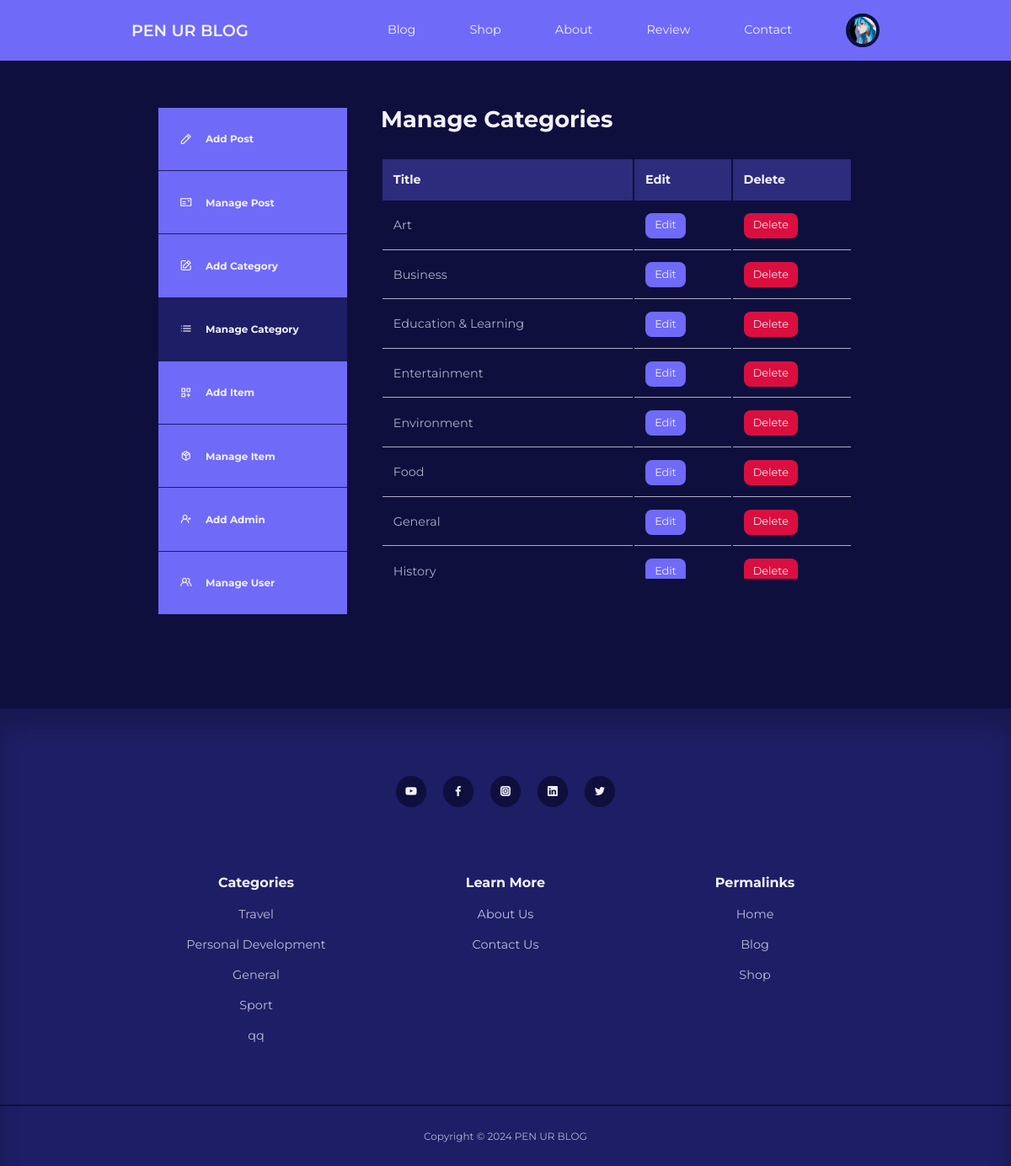
The app's page /blog/admin/manage-categories.php (signed in) with its own data.
### tables this page shows
CREATE TABLE `users` (
  `id` int(11) UNSIGNED NOT NULL,
  `username` varchar(50) NOT NULL,
  `email` varchar(100) NOT NULL,
  `password` varchar(255) NOT NULL,
  `avatar` varchar(255) NOT NULL,
  `is_admin` tinyint(1) NOT NULL,
  `bio` varchar(255) NOT NULL,
  `reset_token_hash` varchar(64) DEFAULT NULL,
  `reset_token_expires_at` datetime DEFAULT NULL
);

CREATE TABLE `categories` (
  `id` int(11) UNSIGNED NOT NULL,
  `title` varchar(50) NOT NULL,
  `description` text NOT NULL
);

### blog/admin/partials/header.php (called while the page is built, shortened)
<?php
require '../partials/header.php';

### blog/admin/manage-categories.php (the view, shortened to what this page needs)
<?php
include 'partials/header.php';
$query = "SELECT * FROM categories ORDER BY title";
$categories = mysqli_query($connection, $query);
?>
<section class="dashboard">
    <div class="container dashboard__container">
        <aside>
            <ul>
                <li>
                    <a href="add-post.php"><i class="uil uil-pen"></i>
                    <h5>Add Post</h5>
                    </a>
                </li>
                <li>
                    <a href="index.php"><i class="uil uil-postcard"></i>
                    <h5>Manage Post</h5>
                    </a>
                </li>
                <li>
                    <a href="add-category.php"><i class="uil uil-edit"></i>
                    <h5>Add Category</h5>
                    </a>
                </li>
                <?php if (isset($_SESSION['user_is_admin'])) : ?>
                    <li>
                        <a href="manage-categories.php" class="active"><i class="uil uil-list-ul"></i>
                        <h5>Manage Category</h5>
                        </a>
                    </li>
                    <li>
                        <a href="add-item.php"><i class="uil uil-create-dashboard"></i>
                        <h5>Add Item</h5>
                        </a>
                    </li>
                    <li>
                        <a href="manage-item.php"><i class="uil uil-box"></i>
                        <h5>Manage Item</h5>
                        </a>
                    </li>
                    <li>
                        <a href="add-user.php"><i class="uil uil-user-plus"></i>
                        <h5>Add Admin</h5>
                        </a>
                    </li>
                    <li>
                        <a href="manage-users.php"><i class="uil uil-users-alt"></i>
                        <h5>Manage User</h5>
                        </a>
                    </li>
                <?php endif ?>
            </ul>
        </aside>
        <main>
            <h2>Manage Categories</h2>
            <?php if (mysqli_num_rows($categories) > 0) : ?>
                <div class="scroll_table">
                    <table>
                        <thead>
                            <tr>
                                <th>Title</th>
                                <th>Edit</th>
                                <th>Delete</th>
                            </tr>
                        </thead>
                        <tbody>
                            <?php while ($category = mysqli_fetch_assoc($categories)) : ?>
                                <tr>
                                    <td><?= $category['title'] ?></td>
                                    <td><a href="<?= ROOT_URL ?>admin/edit-category.php?id=<?= $category['id'] ?>" class="btn sm">Edit</a></td>
                                    <td><a href="<?= ROOT_URL ?>admin/delete-category.php?id=<?= $category['id'] ?>" class="btn sm danger">Delete</a></td>
                                </tr>
                            <?php endwhile ?>
                        </tbody>
                    </table>
                </div>
            <?php else : ?>
                <div class="alert__message error"><?= "No categories found" ?></div>
            <?php endif ?>
        </main>
    </div>
</section>
<?php
include '../partials/footer.php';
?>

### blog/partials/header.php (shortened to what this page needs)
<?php
require 'config/database.php';
if (isset($_SESSION['user-id'])) {
    $id = filter_var($_SESSION['user-id'], FILTER_SANITIZE_NUMBER_INT);
    $query = "SELECT * FROM users WHERE id=$id";
    $result = mysqli_query($connection, $query);
    $user = mysqli_fetch_assoc($result);
}
?>
<!DOCTYPE html>
<html lang="en">
<head>
    <link rel="stylesheet" href="<?= ROOT_URL ?>css/style.css">
    <link rel="stylesheet" href="https://unicons.iconscout.com/release/v4.0.0/css/line.css">
</head>
<body>
    <nav>
        <div class="container nav__container">
            <a href="<?= ROOT_URL ?>" class="nav__logo">PEN UR BLOG</a>
            <ul class="nav__items">
                <li><a href="<?= ROOT_URL ?>blog.php">Blog</a></li>
                <li><a href="<?= ROOT_URL ?>shop.php">Shop</a></li>
                <li><a href="<?= ROOT_URL ?>about.php">About</a></li>
                <li><a href="<?= ROOT_URL ?>review.php">Review</a></li>
                <li><a href="<?= ROOT_URL ?>contact.php">Contact</a></li>
                <?php if (isset($_SESSION['user-id'])) : ?>
                    <li class="nav__profile">
                        <div class="avatar">
                            <img src="<?= ROOT_URL . 'images/' . $user['avatar'] ?>">
                        </div>
                    </li>
                <?php else : ?>
                    <li><a href="<?= ROOT_URL ?>signin.php">LogIn</a></li>
                <?php endif ?>
            </ul>
        </div>
    </nav>

### blog/partials/footer.php (shortened to what this page needs)
<?php
$category_query = "SELECT * FROM categories ORDER BY RAND() LIMIT 5";
$category_result = mysqli_query($connection, $category_query);
?>
<footer>
        <div class="footer__socials">
            <a href="https://youtube.com/egatortutorials" target="_blank"><i class="uil uil-youtube"></i></a>
            <a href="https://facebook.com" target="_blank"><i class="uil uil-facebook-f"></i></a>
            <a href="https://instagram.com" target="_blank"><i class="uil uil-instagram-alt"></i></a>
            <a href="https://linkedin.com" target="_blank"><i class="uil uil-linkedin"></i></a>
            <a href="https://twitter.com" target="_blank"><i class="uil uil-twitter"></i></a>
        </div>
        <div class="container footer__container">
            <article>
                <h4>Categories</h4>
                <ul>
                    <?php while ($category = mysqli_fetch_assoc($category_result)): ?>
                        <li><a href="<?= ROOT_URL ?>category-posts.php?id=<?= $category['id'] ?>"><?= $category['title']     ?></a></li>
                    <?php endwhile ?>
                </ul>
            </article>
            <article>
                <h4>Learn More</h4>
                <ul>
                    <li><a href="about.php">About Us</a></li>
                    <li><a href="contact.php">Contact Us</a></li>
                </ul>
            </article>
            <article>
                <h4>Permalinks</h4>
                <ul>
                    <li><a href="index.php">Home</a></li>
                    <li><a href="blog.php">Blog</a></li>
                    <li><a href="shop.php">Shop</a></li>
                </ul>
            </article>
        </div>
        <div class="footer__copyright">
            <small>Copyright &copy; 2024 PEN UR BLOG</small>
        </div>
    </footer>
</body>
</html>

### blog/css/style.css (style rules this page uses)
:root { --color-primary: #6f6af8; --color-primary-light: hsl(242, 91%, 69%, 18%); --color-primary-variant: #5854c7; --color-red: #da0f3f; --color-red-light: hsl(346, 87%, 46%, 15%); --color-green: #00c476; --color-green-light: hsl(156, 100%, 38%, 15%); --color-gray-900: #1e1e66; --color-gray-700: #2d2b7c; --color-gray-300: rgba(242, 242, 254, 0.3); --color-gray-200: rgba(242, 242, 254, 0.7); --color-white: #f2f2fe; --color-bg: #0f0f3e; --transition: all 300ms ease; --container-width-lg: 74%; --container-width-md: 88%; --form-width: 40%; --card-border-radius-1: 0.3rem; --card-border-radius-2: 0.5rem; --card-border-radius-3: 0.8rem; --card-border-radius-4: 2rem; --card-border-radius-5: 5rem; }
* { margin: 0; padding: 0; outline: 0; border: 0; appearance: 0; list-style: none; text-decoration: none; box-sizing: border-box; }
body { font-family: 'Montserrat', sans-serif; line-height: 1.6; color: var(--color-gray-200); overflow-x: hidden; background: var(--color-bg); font-size: 0.9em; }
.container { width: var(--container-width-lg); max-width: 1800px; margin-inline: auto; }
section { margin-top: 3rem; width: 100vw; }
h1, h2, h3, h4, h5 { color: var(--color-white); line-height: 1.3; }
h2 { font-size: 1.7rem; margin: 1rem 0; }
h4 { font-size: 1rem; }
a { color: var(--color-white); transition: var(--transition); }
img { display: block; width: 100%; object-fit: cover; }
nav { background: var(--color-primary); width: 100vw; height: 4.5rem; position: fixed; top: 0; z-index: 10; box-shadow: 0 1rem 1rem rgba(0, 0, 0, 0, 2); }
.nav__container { height: 100%; display: flex; align-items: center; justify-content: space-between; }
.avatar { width: 2.5rem; height: 2.5rem; border-radius: 50%; overflow: hidden; border: 0.3rem solid var(--color-bg); }
.nav__logo { font-weight: 600; font-size: 1.2rem; }
.nav__items { display: flex; align-items: center; gap: 4rem; }
.nav__profile { position: relative; cursor: pointer; }
footer { background: var(--color-gray-900); padding: 5rem 0 0; box-shadow: inset 0 1.5rem 1.5rem rgba(0, 0, 0, 0.2); }
.footer__socials { margin-inline: auto; width: fit-content; margin-bottom: 5rem; display: flex; justify-content: space-between; align-items: center; gap: 1.2rem; }
.footer__socials a { background: var(--color-bg); border-radius: 50%; width: 2.3rem; height: 2.3rem; display: flex; align-items: center; justify-content: center; }
.footer__container { display: grid; grid-template-columns: repeat(3, 1fr); text-align: center; }
footer h4 { color: var(--color-white); margin-bottom: 0.6rem; }
footer ul li { padding: 0.4rem 0; }
footer ul a { opacity: 0.75; }
.footer__copyright { text-align: center; padding: 1.5rem 0; border-top: 2px solid var(--color-bg); margin-top: 4rem; }
.btn { display: inline-block; width: fit-content; padding: 0.6rem 1.2rem; background-color: var(--color-primary); border-radius: var(--card-border-radius-2); cursor: pointer; transition: var(--transition); color: var(--color-white); }
.btn.sm { padding: 0.3rem 0.7rem; font-size: 0.8rem; }
.btn.danger { background: var(--color-red); }
.dashboard { margin-top: 6rem; }
.dashboard__container { display: grid; grid-template-columns: 14rem auto; gap: 1rem; background-color: #0f0f3e; padding: 2rem; margin-bottom: 5rem; }
.dashboard aside a { background-color: var(--color-primary); display: flex; gap: 1rem; align-items: center; padding: 1.6rem; }
.dashboard aside ul li:not(:last-child) a { border-bottom: 1px solid var(--color-gray-900); }
.dashboard aside a.active { background-color: var(--color-gray-900); }
.dashboard main { margin-left: 1.5rem; }
.dashboard main h2 { margin: 0 0 2rem 0; line-height: 1; }
.dashboard main table { width: 100%; text-align: left; }
.dashboard main table th { background: var(--color-gray-700); padding: 0.8rem; color: var(--color-white); }
.dashboard main table td { padding: 0.8rem; border-bottom: 1px solid var(--color-gray-200); }
.scroll_table { overflow-y: auto; height: 500px; }
table th { position: sticky; top: 0; }

### records on screen
users: avatar (picture)
categories: title "Art"
categories: title "Business"
categories: title "Education & Learning"
categories: title "Entertainment"
categories: title "Environment"
categories: title "Food"
categories: title "General"
categories: title "History"
categories: title "Travel"
categories: title "Personal Development"
categories: title "Sport"
categories: title "qq"
